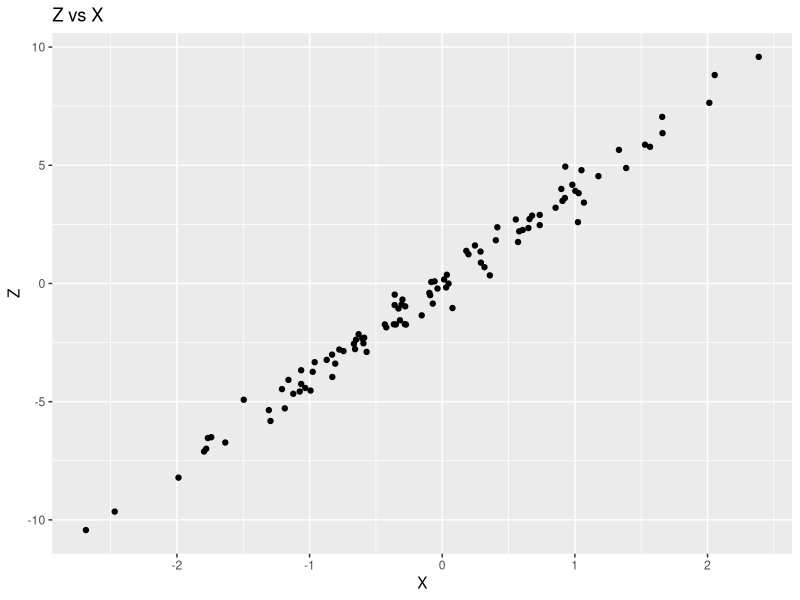
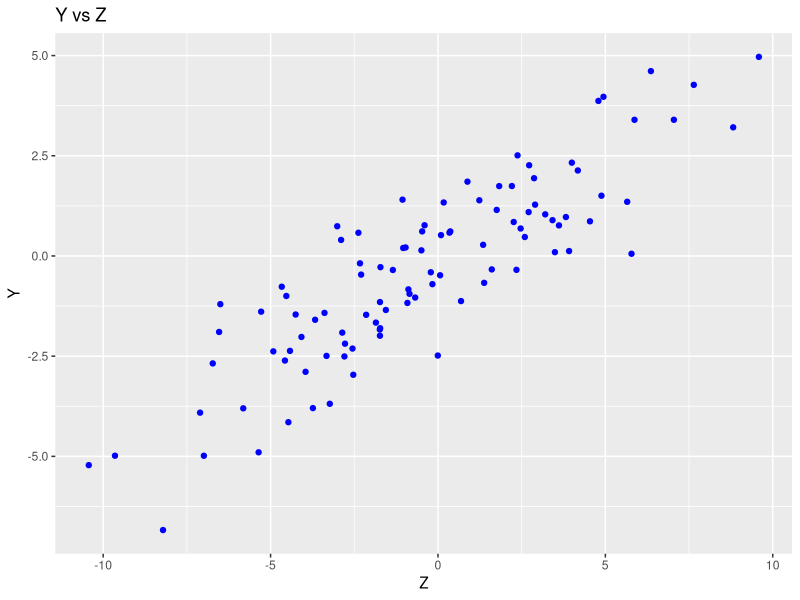

Here is the R script that generated these plots, in order:
## ---- chunk 1
#| label: setup
library(tidyr)
library(ggplot2)
## ---- chunk 2
#| label: data_define
# X -> Z -> Y
# Simulated data with a strong collinearity between X and Z
N = 100
X = rnorm(N, 0, 1)
Z = rnorm(N, 4 * X, .5)
Y = rnorm(N, 0.5 * Z, 1)
ddd = data.frame(X, Y, Z)
## ---- chunk 3
#| label: plots
# Z vs X
ggplot(ddd, aes(X, Z)) + 
geom_point() + 
labs(title = "Z vs X" )
# Y vs Z
ggplot(ddd, aes(Z, Y)) +
geom_point(color = "blue") +
labs(title = "Y vs Z")
## ---- chunk 4
#| label: lm_model
# lm Y <- X + Z
lm_1 = lm(formula = Y ~ X + Z, data = ddd)
summary(lm_1)
